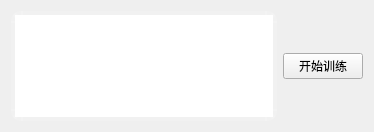
<?xml version="1.0" encoding="UTF-8"?>
<ui version="4.0">
 <class>TrainingModel</class>
 <widget class="QWidget" name="TrainingModel">
  <property name="geometry">
   <rect>
    <x>0</x>
    <y>0</y>
    <width>374</width>
    <height>132</height>
   </rect>
  </property>
  <property name="windowTitle">
   <string>Form</string>
  </property>
  <property name="styleSheet">
   <string notr="true">#Widget{

background:rgb(245,245,245)
}</string>
  </property>
  <layout class="QGridLayout" name="gridLayout">
   <item row="0" column="0">
    <widget class="QTextBrowser" name="textBrowser">
     <property name="styleSheet">
      <string notr="true">#textBrowser{
	 border-style:outset;
                     border-width:4px;
                     border-radius:10px;
                     border-color:rgba(255,255,255,30);
font-size:16px;
}

</string>
     </property>
    </widget>
   </item>
   <item row="0" column="1">
    <widget class="QPushButton" name="trianing">
     <property name="styleSheet">
      <string notr="true">QPushButton{

                     background-color:rgba(255,165,0);
                     border-style:outset;
                     border-width:6px;
                     border-radius:10px;
                     border-color:rgba(255,255,255,30);
                     font:bold 10px;
                     color:rgba(0,0,0,100);
                     padding:6px;
color:white;

font-size:16px;
font-family:'微软雅黑'
                     }


                     QPushButton:pressed{
                     background-color:rgba(100,255,100,200);
                     border-color:rgba(255,255,255,30);
                     border-style:inset;
                     color:rgba(0,0,0,100);
                     }
 
                     QPushButton:hover{
                     background-color:rgba(100,255,100,100);
                     border-color:rgba(255,255,255,200);
                     color:rgba(0,0,0,200);&quot;
                     }
                    </string>
     </property>
     <property name="text">
      <string>开始训练</string>
     </property>
    </widget>
   </item>
  </layout>
 </widget>
 <resources/>
 <connections/>
</ui>
